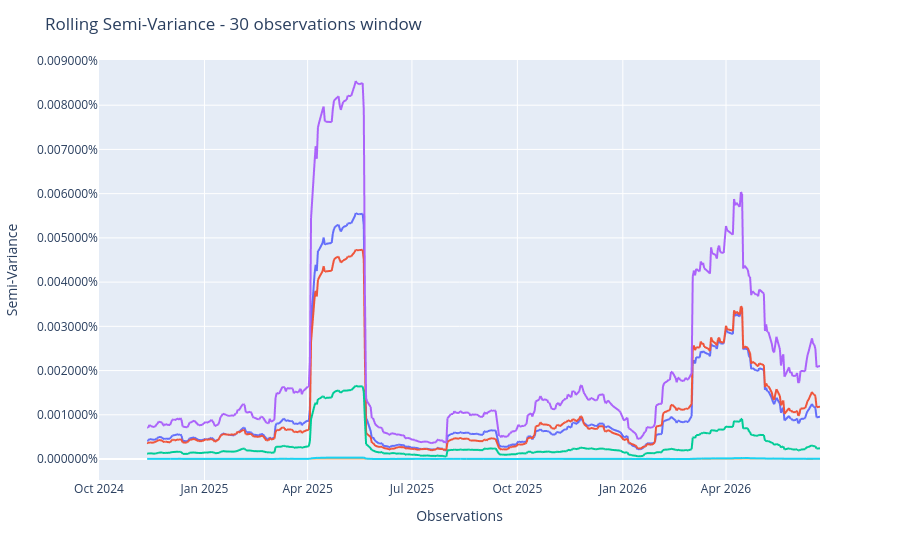

Notebook cell for this chart:
### Code cell
pop.plot_rolling_measure(RiskMeasure.SEMI_VARIANCE, window=30)

### Figure 1 — Plotly figure (JSON) as saved in the notebook; plotly's stock layout.template omitted (floating-point values rounded to 4 significant figures; data arrays with more than 128 entries replaced by an {"elided": "..."} marker saying what was removed)
{"data": [{"hovertemplate": "variable=MeanRisk<br>index=%{x}<br>value=%{y}<extra></extra>", "legendgroup": "MeanRisk", "line": {"color": "#636efa", "dash": "solid"}, "marker": {"symbol": "circle"}, "mode": "lines", "name": "MeanRisk", "showlegend": true, "type": "scattergl", "x": {"elided": "428 str values"}, "xaxis": "x", "y": {"elided": "428 float values"}, "yaxis": "y"}, {"hovertemplate": "variable=MaximumDiversification<br>index=%{x}<br>value=%{y}<extra></extra>", "legendgroup": "MaximumDiversification", "line": {"color": "#EF553B", "dash": "solid"}, "marker": {"symbol": "circle"}, "mode": "lines", "name": "MaximumDiversification", "showlegend": true, "type": "scattergl", "x": {"elided": "428 str values"}, "xaxis": "x", "y": {"elided": "428 float values"}, "yaxis": "y"}, {"hovertemplate": "variable=HierarchicalRiskParity<br>index=%{x}<br>value=%{y}<extra></extra>", "legendgroup": "HierarchicalRiskParity", "line": {"color": "#00cc96", "dash": "solid"}, "marker": {"symbol": "circle"}, "mode": "lines", "name": "HierarchicalRiskParity", "showlegend": true, "type": "scattergl", "x": {"elided": "428 str values"}, "xaxis": "x", "y": {"elided": "428 float values"}, "yaxis": "y"}, {"hovertemplate": "variable=EqualWeighted<br>index=%{x}<br>value=%{y}<extra></extra>", "legendgroup": "EqualWeighted", "line": {"color": "#ab63fa", "dash": "solid"}, "marker": {"symbol": "circle"}, "mode": "lines", "name": "EqualWeighted", "showlegend": true, "type": "scattergl", "x": {"elided": "428 str values"}, "xaxis": "x", "y": {"elided": "428 float values"}, "yaxis": "y"}, {"hovertemplate": "variable=SchurComplementary<br>index=%{x}<br>value=%{y}<extra></extra>", "legendgroup": "SchurComplementary", "line": {"color": "#FFA15A", "dash": "solid"}, "marker": {"symbol": "circle"}, "mode": "lines", "name": "SchurComplementary", "showlegend": true, "type": "scattergl", "x": {"elided": "428 str values"}, "xaxis": "x", "y": {"elided": "428 float values"}, "yaxis": "y"}, {"hovertemplate": "variable=HierarchicalEqualRiskContribution<br>index=%{x}<br>value=%{y}<extra></extra>", "legendgroup": "HierarchicalEqualRiskContribution", "line": {"color": "#19d3f3", "dash": "solid"}, "marker": {"symbol": "circle"}, "mode": "lines", "name": "HierarchicalEqualRiskContribution", "showlegend": true, "type": "scattergl", "x": {"elided": "428 str values"}, "xaxis": "x", "y": {"elided": "428 float values"}, "yaxis": "y"}], "layout": {"legend": {"title": {"text": "variable"}, "tracegroupgap": 0}, "margin": {"t": 60}, "showlegend": false, "title": {"text": "Rolling Semi-Variance - 30 observations window"}, "xaxis": {"anchor": "y", "domain": [0, 1], "title": {"text": "Observations"}}, "yaxis": {"anchor": "x", "domain": [0, 1], "tickformat": ",.6%", "title": {"text": "Semi-Variance"}}}}
